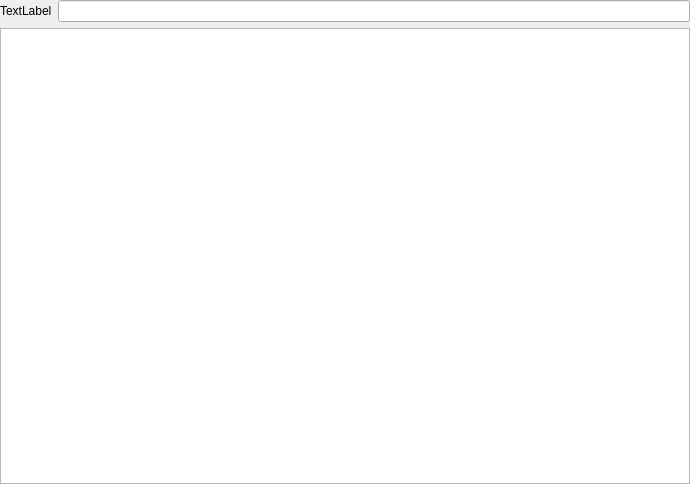
<?xml version="1.0" encoding="UTF-8"?>
<ui version="4.0">
 <class>FilterBarTableViewWidget</class>
 <widget class="QWidget" name="FilterBarTableViewWidget">
  <property name="geometry">
   <rect>
    <x>0</x>
    <y>0</y>
    <width>690</width>
    <height>484</height>
   </rect>
  </property>
  <property name="sizePolicy">
   <sizepolicy hsizetype="Preferred" vsizetype="MinimumExpanding">
    <horstretch>0</horstretch>
    <verstretch>0</verstretch>
   </sizepolicy>
  </property>
  <property name="windowTitle">
   <string>Form</string>
  </property>
  <layout class="QGridLayout" name="gridLayout">
   <property name="leftMargin">
    <number>0</number>
   </property>
   <property name="topMargin">
    <number>0</number>
   </property>
   <property name="rightMargin">
    <number>0</number>
   </property>
   <property name="bottomMargin">
    <number>0</number>
   </property>
   <item row="0" column="0">
    <layout class="QHBoxLayout" name="horizontalLayout">
     <property name="spacing">
      <number>6</number>
     </property>
     <item>
      <widget class="QLabel" name="label">
       <property name="text">
        <string>TextLabel</string>
       </property>
      </widget>
     </item>
     <item>
      <widget class="QLineEdit" name="FilterLineEdit"/>
     </item>
    </layout>
   </item>
   <item row="1" column="0">
    <widget class="QTableView" name="tableView">
     <attribute name="headerDefaultSectionSize">
      <number>0</number>
     </attribute>
     <attribute name="headerMinimumSectionSize">
      <number>0</number>
     </attribute>
    </widget>
   </item>
  </layout>
 </widget>
 <customwidgets/>
 <resources/>
 <connections/>
</ui>
